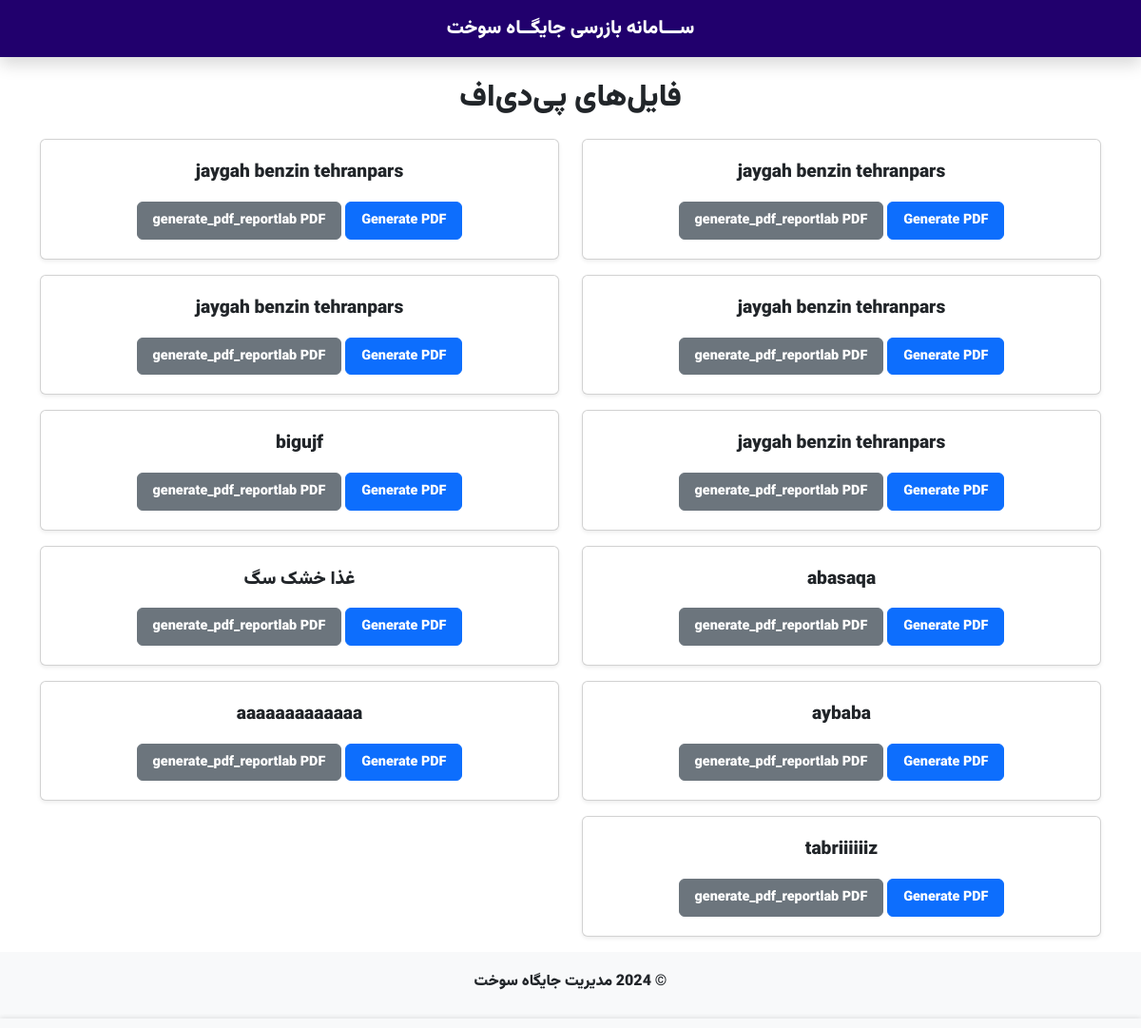
Before: / with the older database file.
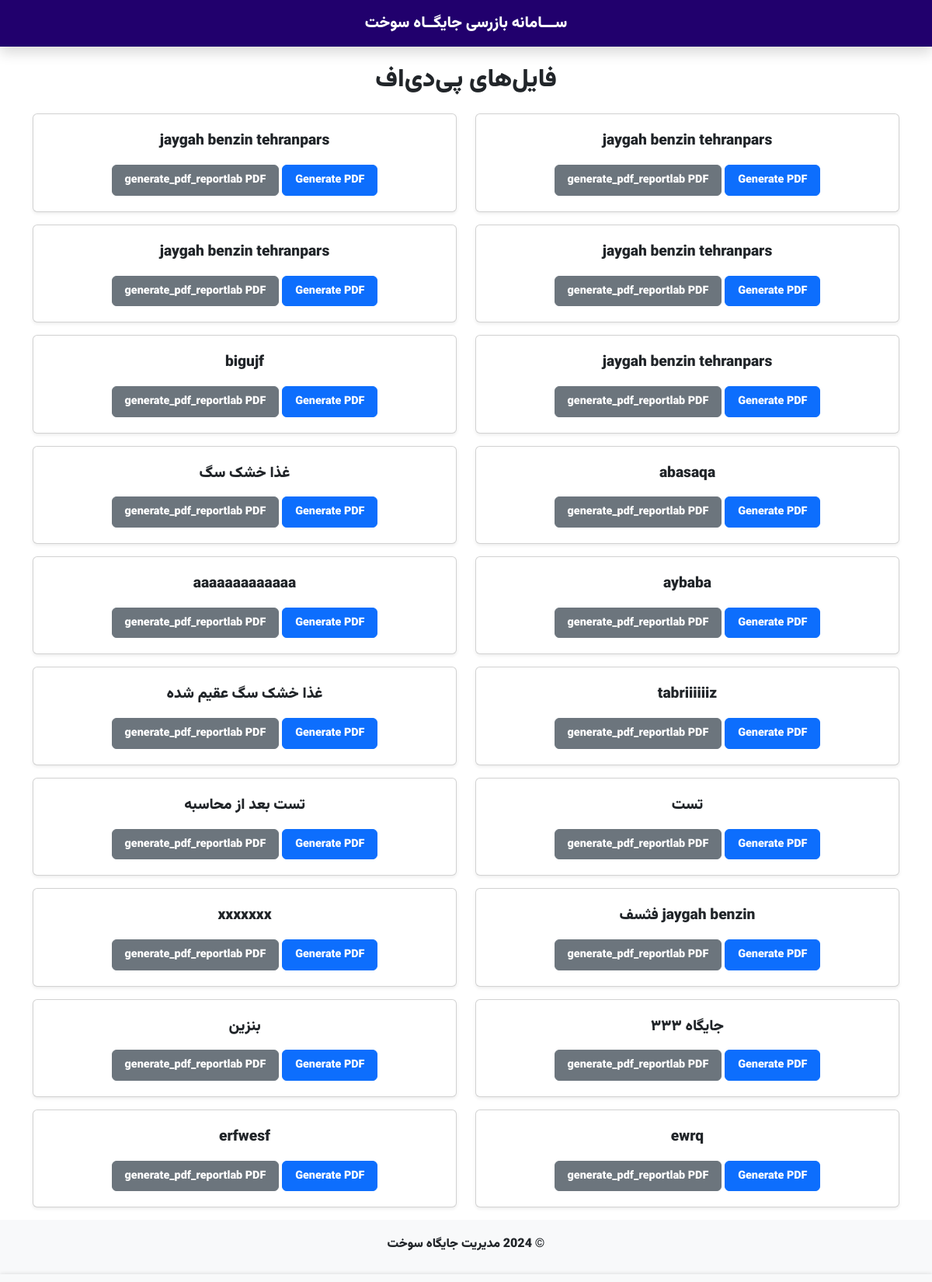
After: the same page with the newer database file.
### stations/models.py (models this page shows, shortened)
class FuelStation(models.Model):
    name = models.CharField('اسم جایگاه',max_length=255) # اسم جایگاه
    gasoline_tanks = models.PositiveIntegerField('تعداد مخزن های بنزین',default=0, null=True, blank=True) # تعداد مخزن های بنزین
    gasoline_nozzles = models.PositiveIntegerField('تعداد نازل های بنزین',default=0, null=True, blank=True) # تعداد نازل های بنزین
    gas_tanks = models.PositiveIntegerField('تعداد مخازن گاز',default=0) # تعداد مخازن گاز
    gas_nozzles = models.PositiveIntegerField('تعداد نازل های گاز',default=0, null=True, blank=True)  # تعداد نازل های گاز
    control_period = models.CharField('انتخاب دوره',max_length=50, choices=[('start', 'ابتدا دوره'), ('end', 'انتهای دوره')])  # انتخاب دوره
    start_date = models.DateField('تاریخ شروع دوره', blank=True, null=True)
    end_date = models.DateField('تاریخ پایان دوره', blank=True, null=True)
    product_type = models.CharField('انتخاب محصول',max_length=50, choices=[('gasoline', 'بنزین'), ('diesel', 'نفتگاز'), ('both', 'هر دو')])  # انتخاب محصول
    gasoline_initial_stock = models.PositiveIntegerField('موجودی اول دوره بنزین',null=True, blank=True) # موجودی اول دوره بنزین
    gasoline_received = models.PositiveIntegerField('مقدار رسیده دوره بنزین',null=True, blank=True)   # مقدار رسیده دوره بنزین
    gasoline_electronic_samane_sales = models.PositiveIntegerField('مقدار فروش الکترونیکی سامانه بنزین',null=True, blank=True) # مقدار فروش الکترونیکی بنزین
    gasoline_electronic_sales = models.PositiveIntegerField('مقدار فروش الکترونیکی بنزین',null=True, blank=True) # مقدار فروش الکترونیکی بنزین
    gasoline_final_stock = models.FloatField('موجودی انتهای دوره بنزین',null=True, blank=True)   # موجودی انتهای دوره بنزین
    gas_initial_stock = models.PositiveIntegerField('موجودی اول دوره گاز',null=True, blank=True) # موجودی اول دوره گاز
    gas_received = models.PositiveIntegerField('مقدار رسیده دوره گاز',null=True, blank=True)   # مقدار رسیده دوره گاز
    diesel_electronic_samane_sales = models.PositiveIntegerField('مقدار فروش الکترونیکی سامانه گاز',null=True, blank=True)  # مقدار فروش الکترونیکی گاز
    diesel_electronic_sales = models.PositiveIntegerField('مقدار فروش الکترونیکی گاز',null=True, blank=True)  # مقدار فروش الکترونیکی گاز
    gas_final_stock = models.FloatField('موجودی انتهای دوره گاز',null=True, blank=True) # موجودی انتهای دوره گاز

### stations/views.py (the view)
# urls.py: path('', station_list, name='station_list'),
def station_list(request):
    stations = FuelStation.objects.all()
    return render(request, 'station_list.html', {'stations': stations})

### stations/templates/station_list.html (shortened to what this page needs)
{% extends "base.html" %}
{% block body %}
<div class="container mt-4">
    <h2 class="text-center mb-4">فایل‌های پی‌دی‌اف</h2>
    <div class="row">
        {% for station in stations %}
        <div class="col-md-6 mb-3">
            <div class="card shadow-sm">
                <div class="card-body text-center">
                  <p>
                      <a class="card-title " href="{% url 'station_detail' station.id %}">{{ station.name }}</a>
                  </p>
                    <a class="btn btn-primary btn-custom" href="{% url 'generate_pdf' station.id %}">Generate PDF</a>
                    <a class="btn btn-secondary btn-custom" href="{% url 'generate_pdf_reportlab' station.pk %}">generate_pdf_reportlab PDF</a>
                </div>
            </div>
        </div>
        {% endfor %}
    </div>
</div>
{% endblock %}

### stations/templates/base.html (shortened to what this page needs)
{% load static %}
<!DOCTYPE html>
<html lang="fa" dir="rtl">
<head>
    <link rel="stylesheet" href="https://cdn.jsdelivr.net/npm/bootstrap-icons@1.11.3/font/bootstrap-icons.min.css">
    <link rel="stylesheet" href="https://cdn.jsdelivr.net/npm/bootstrap@5.3.3/dist/css/bootstrap.rtl.min.css">
    <link rel="stylesheet" href="{% static 'css/styles.css' %}">
</head>
<body>
    <div class="navbar shadow mb-4">
        <span id="navbar-title">ســـامانه بازرسی جایگــاه سوخت</span>
    </div>
    {% block body %}
    {% endblock %}
<header>
<div class="fixed-bottom fixed-bottom-options">
</div>
</header>
    <footer>
        <p>&copy; 2024 مدیریت جایگاه سوخت</p>
    </footer>
</body>
</html>

### static/css/styles.css (style rules this page uses)
body { background-color: rgb(248, 248, 248); font-family: "Vazir"; }
a { text-decoration: none; }
.fixed-bottom-options { position: fixed; bottom: 0; left: 0; right: 0; background-color: #f8f9fa; padding: 3px; }
.navbar { height: 60px; background-color: #21006d; display: flex; justify-content: center; align-items: center; box-shadow: 0 4px 6px rgba(0, 0, 0, 0.1); }
#navbar-title { color: white; font-size: 20px; font-weight: bold; transition: opacity 2s; }

### stations/templates/base.html (style rules this page uses)
body { background-color: #fff; }
.fixed-bottom-options { position: fixed; bottom: 0; left: 0; right: 0; background-color: #f8f9fa; padding: 5px; box-shadow: 0 -1px 5px rgba(0, 0, 0, 0.1); }
footer { text-align: center; padding: 20px; background-color: #f8f9fa; position: relative; bottom: 0; width: 100%; }

### stations/templates/station_list.html (style rules this page uses)
.card-title { font-size: 1.2rem; margin-bottom: 0.5rem; }
.card-body { padding: 1.25rem; }
.btn-custom { font-size: 0.9rem; padding: 0.5rem 1rem; }

Changed rows visible on the page:
added FuelStation: name "غذا خشک سگ عقیم شده"
added FuelStation: name "تست"
added FuelStation: name "تست بعد از محاسبه"
added FuelStation: name "jaygah benzin فثسف"
added FuelStation: name "xxxxxxx"
added FuelStation: name "جایگاه ۳۳۳"
added FuelStation: name "بنزین"
added FuelStation: name "ewrq"
added FuelStation: name "erfwesf"
